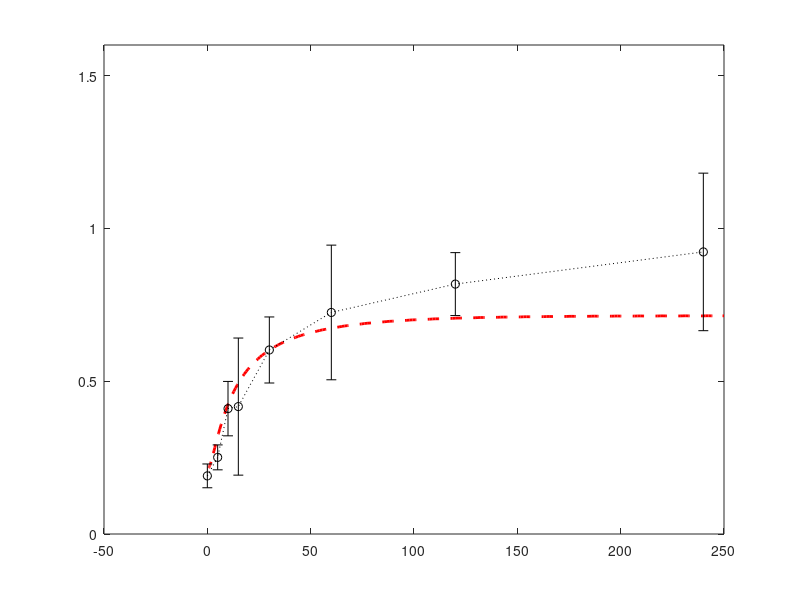

Recreate this plot in MATLAB. (Note: this script raises an error after producing the figure.)
% fig06_UP.m
% Reproduces Figure 6 (UP model) from the paper.
% ODE simulation of NLUC/FLUC output for the UP circuit, overlapped with data.

clear; close all;

%% Experimental data (NLUC/FLUC)
time=[0 5*60 10*60 15*60 30*60 60*60 120*60 240*60];
mRNA=[0.190216862 0.250747676 0.410231036 0.416895276 0.602128859 0.72489613 0.817693199 0.922975691];
sd2=[0.03891389	0.04077406 0.088993685 0.224306244 0.108054285 0.220286972 0.102963159 0.257725747];

%% Parameters (as used in the paper)
k1 = 0.0301;
k2 = 0.0001; 
k3 = 26.5878; %per second
KM1 = 16.4217; %percent
KM2 = 270.2505; %micro-molar
k4 = 0.0088;
k5 = 0.01;
KM3 = 0.5;
PCO4 = 0.08;
k6 = 0.0001;
k7 = 0.0009;
k8 = 9.6688; % Kcat for PCO1
KM4 = 19.5138; % KM1 o2 for PCO1
KM5 = 286.6942; % KM2 rap for PCO1
k9 = 0.03;
HRPE1 = 0.02;
HRPE2 = 0.005;
HRPE3 = 0.015;

%% Initial conditions under normoxia (O = 21)
mRNA0 = mRNA(1);
O = 21;

RAP0 = k5*mRNA0*KM3/(k4*HRPE1-HRPE1*k5*mRNA0);

f = @(t,a) [-k3*PCO4*O/(KM1+O)*a(1)/(KM2+a(1))+k1-k2*a(1)+k9*a(1)*HRPE3/(KM3+a(1)*HRPE3)-k8*a(3)*O/(KM4+O)*a(1)/(KM5+a(1)); ...
            k4*a(1)*HRPE1/(KM3+a(1)*HRPE1)-k5*a(2); ...
            k6*a(1)*HRPE2/(KM3+a(1)*HRPE2)-k7*a(3)];
[t0,pos] = ode45(f,[0,6*3600],[0,0,0]);
RAPz = pos(end,1)
mRNAz = pos(end,2)
pco1z = pos(end,3)

%% Hypoxia simulation (O = 1)
O = 1;
f = @(t,a) [-k3*PCO4*O/(KM1+O)*a(1)/(KM2+a(1))+k1-k2*a(1)+k9*a(1)*HRPE3/(KM3+a(1)*HRPE3)-k8*a(3)*O/(KM4+O)*a(1)/(KM5+a(1)); ...
            k4*a(1)*HRPE1/(KM3+a(1)*HRPE1)-k5*a(2); ...
            k6*a(1)*HRPE2/(KM3+a(1)*HRPE2)-k7*a(3)];
[t1,posn] = ode45(f,[0,250*60],[RAPz,mRNAz,pco1z]);

%% Plot
plot(t1'/60,posn(:,2)', 'r--', 'Linewidth', 2, 'DisplayName', 'NLUC/FLUC simulation');
ylim([0 1.6])
hold on
errorbar(time/60,mRNA,sd2,'ko:' ,'Linewidth', 2, 'DisplayName', 'Data point');

plot(t1'/60,log10(posn(:,1))/2', 'b--', 'Linewidth', 2, 'DisplayName', 'RAP2.12 simulation');
ylabel('NLUC/FLUC','fontsize',14);
xlabel('Time (min)','fontsize',14);
x0=10;
y0=10;
width=550*1.4;
height=480;
legend('show','location','northwest');
legend()
set(gca,'fontsize',14)
h1=gca;
h2 = axes('Position',get(h1,'Position'));
set(h2,'YAxisLocation','right','Color','none','XTicklabel',[]);
title('UP','FontSize',14);
axis([0 120 0 1.6])
set(gca,'fontsize',14);
xticks([0 5 10 15 30 60 120 240])
